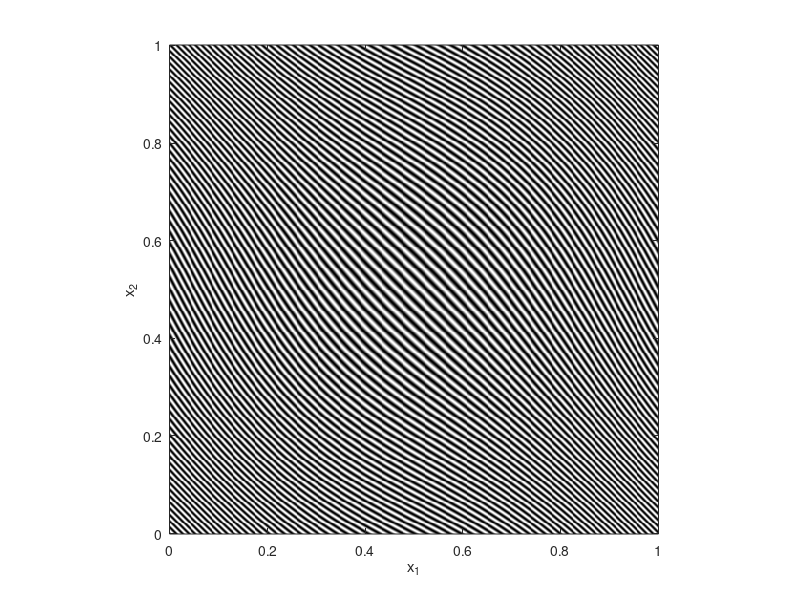
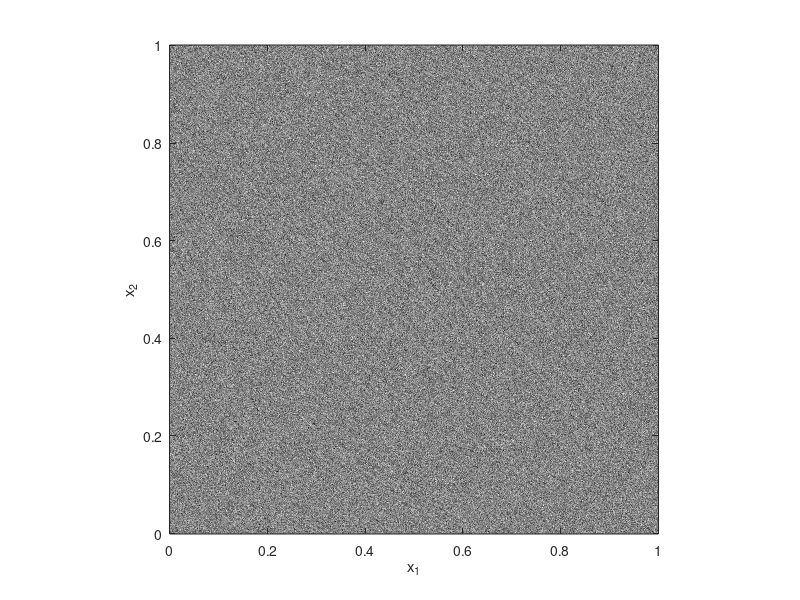

The MATLAB script that drew these images, in order: (Note: this script raises an error after producing the figures.)
% This code tests the robustness of synchrosqueezed curvelet transforms
%
% By Haizhao Yang

close all
clear all

ifclean = 0;
redglobal = 10;
NM = 5;%10;%5
Nx = 512; Ny = 512;
fprintf('sampling rate is %d per unit length in space\n',Nx);
ns = NM*(randn(Nx,Ny)+i*randn(Nx,Ny));

%% Set up parameters for the synchrosqueezed curvelet transform
%set up size of image
%set up size of samples in the space
SPx = 256; SPy = 256;
R_low = 0; R_high = 512/sqrt(2);
%set up the size of samples in [-R_high,R_high]*[-R_high,R_high] in the
%phase domain
NB = 256; %2*NB+1 by 2*NB+1
if NB/2>R_high
    NB = 2*R_high;
end
%set up the smallest size of supports of wave packets
rad = 1;  is_real = 0;  is_unif = 1;  typeNUFFT = 1;  epsl = 1e-2;
N = max(Nx,Ny);

%%set up an image
gdx = [0:Nx-1]/Nx;     gdy = [0:Ny-1]/Ny;    [xo,yo] = ndgrid(gdx,gdy);
fff = zeros(Nx,Ny);
amp = 0.05; F1 = 60; F2 = 60;

xx = xo + amp*sin(2*pi*xo);     yy = yo + amp*sin(2*pi*yo);
f1 = exp(2*pi*i*(+F1*xx +F1*yy));
xx = xo + amp*sin(2*pi*xo);     yy = yo + amp*sin(2*pi*yo);
f2 = exp(2*pi*i*(-F2*xx +F2*yy));

snr = 10*log10((var(f1(:)))/var(ns(:)))

pic = figure;imagesc([0,1],[0,1],real(f1));axis image;colormap (1-gray);xlabel('x_1');ylabel('x_2');axis xy;
pic = figure;imagesc([0,1],[0,1],real(f1+ns));axis image;colormap (1-gray);xlabel('x_1');ylabel('x_2');axis xy;

for band = 0:1
    for tcnt = 1:3
        for scnt = 1:tcnt
            if band
                R_low = 20; R_high = 120;
            else
                R_low = 0; R_high = N/2;
            end
            is_cos = 1;
            t_sc = 1/2 + tcnt/8;
            s_sc = 1/2 + scnt/8;
            t2 = 1;
            
            %% Apply the synchrosqueezed curvelet transform to clean data
            
            if ifclean
                fff = f1;
                
                red = 1;
                [ccc aaa bbb] = gdct_fwd_red2(fff,is_real,[SPx SPy],R_high,R_low,rad,is_cos,t_sc,s_sc,red,t2);
                
                ncl = numel(ccc);
                t1 = size(ccc{1}{1},1);
                nclp = 0;
                for g = 1:ncl
                    nclp = nclp + numel(ccc{g});
                end
                cc = zeros(t1,t2,nclp);
                aa = zeros(t1,t2,nclp);
                bb = zeros(t1,t2,nclp);
                cnt_nclp = 1;
                for g=1:ncl
                    [szmccc,sznccc] = size(ccc{g});
                    for cnt1 = 1:szmccc
                        for cnt2 = 1:sznccc
                            temp = ccc{g}{cnt1,cnt2};
                            cc(:,:,cnt_nclp) = temp(:,t2);
                            temp = aaa{g}{cnt1,cnt2};
                            aa(:,:,cnt_nclp) = temp(:,t2);
                            temp = bbb{g}{cnt1,cnt2};
                            bb(:,:,cnt_nclp) = temp(:,t2);
                            cnt_nclp = cnt_nclp + 1;
                        end
                    end
                end
                clear aaa bbb ccc;
                kk1 = zeros(size(cc));
                kk2 = zeros(size(cc));
                gud = find(abs(cc)>epsl);
                kk1(gud) = aa(gud)./cc(gud) / (2*pi*i);
                kk2(gud) = bb(gud)./cc(gud) / (2*pi*i);
                kk1 = (real(kk1));
                kk2 = (real(kk2));
                clear aa bb;
                EXT = 10^10;
                temp = ones(size(cc))*EXT;
                dist = sqrt(kk1.^2+kk2.^2);
                good = find(dist<=R_high & abs(kk1)<N/2 & abs(kk2)<N/2 & dist>=R_low);
                clear dist;
                temp(good) = kk1(good);
                kk1 = temp;
                temp(good) = kk2(good);
                kk2 = temp;
                clear good temp;
                
                WB = N/NB;
                ss_energy = zeros(t1,t2,NB,NB);
                for a=1:t1
                    for b=1:t2
                        tc = cc(a,b,:);
                        tk1 = kk1(a,b,:);
                        tk2 = kk2(a,b,:);
                        tc = tc(:);
                        gud = find(tk1<EXT);
                        tk1 = tk1(gud);
                        tk2 = tk2(gud);
                        for g=1:length(gud)
                            loc1 = floor((tk1(g)+N/2)/WB)+1;
                            loc2 = floor((tk2(g)+N/2)/WB)+1;
                            ss_energy(a,b,loc1,loc2) = ss_energy(a,b,loc1,loc2) + abs(tc(gud(g))).^2;
                        end
                    end
                end
                clear kk1 kk2 cc;
                keep = (ss_energy>min(0.1*NM^2,0));
                ss_energy(~(keep==1)) = 0;
                clear keep;
                
                kb1 = sum(ss_energy,4);
                kb1 = permute(kb1,[1 3 2]);
                kb1 = transpose(kb1(:,:,1));
                pic = figure;imagesc([0,1],[-N/2,N/2],kb1);axis square;axis xy;
                xlabel('x1');            ylabel('k1'); colorbar;%colormap (1-gray);
                title('energy distribution of clean data, red=1');
            end
            
            %% Apply the synchrosqueezed curvelet transform to noisy data
            fff = ns;%(f1+ns);
            
            red = 1;
            [ccc aaa bbb] = gdct2_fwd_red2(fff,is_real,[SPx SPy],R_high,R_low,rad,is_cos,t_sc,s_sc,red,t2);
            
            ncl = numel(ccc);
            t1 = size(ccc{1}{1},1);
            nclp = 0;
            for g = 1:ncl
                nclp = nclp + numel(ccc{g});
            end
            cc = zeros(t1,t2,nclp);
            aa = zeros(t1,t2,nclp);
            bb = zeros(t1,t2,nclp);
            cnt_nclp = 1;
            for g=1:ncl
                [szmccc,sznccc] = size(ccc{g});
                for cnt1 = 1:szmccc
                    for cnt2 = 1:sznccc
                        temp = ccc{g}{cnt1,cnt2};
                        cc(:,:,cnt_nclp) = temp(:,t2);
                        temp = aaa{g}{cnt1,cnt2};
                        aa(:,:,cnt_nclp) = temp(:,t2);
                        temp = bbb{g}{cnt1,cnt2};
                        bb(:,:,cnt_nclp) = temp(:,t2);
                        cnt_nclp = cnt_nclp + 1;
                    end
                end
            end
            clear aaa bbb ccc;
            kk1 = zeros(size(cc));
            kk2 = zeros(size(cc));
            gud = find(abs(cc)>epsl);
            kk1(gud) = aa(gud)./cc(gud) / (2*pi*i);
            kk2(gud) = bb(gud)./cc(gud) / (2*pi*i);
            kk1 = (real(kk1));
            kk2 = (real(kk2));
            clear aa bb;
            EXT = 10^10;
            temp = ones(size(cc))*EXT;
            dist = sqrt(kk1.^2+kk2.^2);
            good = find(dist<=R_high & abs(kk1)<N/2 & abs(kk2)<N/2 & dist>=R_low);
            clear dist;
            temp(good) = kk1(good);
            kk1 = temp;
            temp(good) = kk2(good);
            kk2 = temp;
            clear good temp;
            
            WB = N/NB;
            ss_energy = zeros(t1,t2,NB,NB);
            for a=1:t1
                for b=1:t2
                    tc = cc(a,b,:);
                    tk1 = kk1(a,b,:);
                    tk2 = kk2(a,b,:);
                    tc = tc(:);
                    gud = find(tk1<EXT);
                    tk1 = tk1(gud);
                    tk2 = tk2(gud);
                    for g=1:length(gud)
                        loc1 = floor((tk1(g)+N/2)/WB)+1;
                        loc2 = floor((tk2(g)+N/2)/WB)+1;
                        ss_energy(a,b,loc1,loc2) = ss_energy(a,b,loc1,loc2) + abs(tc(gud(g))).^2;
                    end
                end
            end
            clear kk1 kk2 cc;
            keep = (ss_energy>min(0.1*NM^2,0));
            ss_energy(~(keep==1)) = 0;
            clear keep;
            
            kb1 = sum(ss_energy,4);
            kb1 = permute(kb1,[1 3 2]);
            kb1 = transpose(kb1(:,:,1));
            %close all;
            pic = figure;imagesc([0,1],[-N/2,N/2],kb1);axis square;axis xy;
            xlabel('x1');            ylabel('k1'); colorbar;
            title('energy distribution of noisy data, red=1');
            
            
            %% Apply the synchrosqueezed curvelet transform to noisy data
            red = redglobal;
            
            [ccc aaa bbb] = gdct2_fwd_red2(fff,is_real,[SPx SPy],R_high,R_low,rad,is_cos,t_sc,s_sc,red,t2);
            
            ncl = numel(ccc);
            t1 = size(ccc{1}{1},1);
            nclp = 0;
            for g = 1:ncl
                nclp = nclp + numel(ccc{g});
            end
            cc = zeros(t1,t2,nclp);
            aa = zeros(t1,t2,nclp);
            bb = zeros(t1,t2,nclp);
            cnt_nclp = 1;
            for g=1:ncl
                [szmccc,sznccc] = size(ccc{g});
                for cnt1 = 1:szmccc
                    for cnt2 = 1:sznccc
                        temp = ccc{g}{cnt1,cnt2};
                        cc(:,:,cnt_nclp) = temp(:,t2);
                        temp = aaa{g}{cnt1,cnt2};
                        aa(:,:,cnt_nclp) = temp(:,t2);
                        temp = bbb{g}{cnt1,cnt2};
                        bb(:,:,cnt_nclp) = temp(:,t2);
                        cnt_nclp = cnt_nclp + 1;
                    end
                end
            end
            clear aaa bbb ccc;
            kk1 = zeros(size(cc));
            kk2 = zeros(size(cc));
            gud = find(abs(cc)>epsl);
            kk1(gud) = aa(gud)./cc(gud) / (2*pi*i);
            kk2(gud) = bb(gud)./cc(gud) / (2*pi*i);
            kk1 = (real(kk1));
            kk2 = (real(kk2));
            clear aa bb;
            EXT = 10^10;
            temp = ones(size(cc))*EXT;
            dist = sqrt(kk1.^2+kk2.^2);
            good = find(dist<=R_high & abs(kk1)<N/2 & abs(kk2)<N/2 & dist>=R_low);
            clear dist;
            temp(good) = kk1(good);
            kk1 = temp;
            temp(good) = kk2(good);
            kk2 = temp;
            clear good temp;
            
            WB = N/NB;
            ss_energy = zeros(t1,t2,NB,NB);
            for a=1:t1
                for b=1:t2
                    tc = cc(a,b,:);
                    tk1 = kk1(a,b,:);
                    tk2 = kk2(a,b,:);
                    tc = tc(:);
                    gud = find(tk1<EXT);
                    tk1 = tk1(gud);
                    tk2 = tk2(gud);
                    for g=1:length(gud)
                        loc1 = floor((tk1(g)+N/2)/WB)+1;
                        loc2 = floor((tk2(g)+N/2)/WB)+1;
                        ss_energy(a,b,loc1,loc2) = ss_energy(a,b,loc1,loc2) + abs(tc(gud(g))).^2;
                    end
                end
            end
            clear kk1 kk2 cc;
            keep = (ss_energy>min(0.1*NM^2,0));
            ss_energy(~(keep==1)) = 0;
            clear keep;
            
            kb1 = sum(ss_energy,4);
            kb1 = permute(kb1,[1 3 2]);
            kb1 = transpose(kb1(:,:,1));
            %close all;
            pic = figure;imagesc([0,1],[-N/2,N/2],kb1);axis square;axis xy;
            xlabel('x1');            ylabel('k1'); colorbar;
            head = sprintf('energy distribution of noisy data, red=%d',red);
            title(head);%colormap (1-gray);
            
            %% Apply the synchrosqueezed curvelet transform to noisy data
            
            [ccc aaa bbb] = gdct2_fwd_red2(fff,is_real,[SPx SPy],R_high,R_low,rad,is_cos,t_sc,s_sc,red,t2);
            
            ncl = numel(ccc);
            t1 = size(ccc{1}{1},1);
            nclp = 0;
            for g = 1:ncl
                nclp = nclp + numel(ccc{g});
            end
            t2 = 1;
            cc = zeros(t1,t2,nclp);
            aa = zeros(t1,t2,nclp);
            bb = zeros(t1,t2,nclp);
            cnt_nclp = 1;
            for g=1:ncl
                [szmccc,sznccc] = size(ccc{g});
                for cnt1 = 1:szmccc
                    for cnt2 = 1:sznccc
                        temp = ccc{g}{cnt1,cnt2};
                        cc(:,1,cnt_nclp) = temp(:,t2);
                        temp = aaa{g}{cnt1,cnt2};
                        aa(:,1,cnt_nclp) = temp(:,t2);
                        temp = bbb{g}{cnt1,cnt2};
                        bb(:,1,cnt_nclp) = temp(:,t2);
                        cnt_nclp = cnt_nclp + 1;
                    end
                end
            end
            clear aaa bbb ccc;
            WB = N/NB;
            ss_energy = zeros(t1,t2,NB,NB);
            EXT = 10^10;
            for a=1:t1
                for b=1:t2
                    gud = find(abs(cc(a,b,:))>epsl);
                    temp = abs(cc(a,b,gud));
                    temp = temp(:)';
                    [val ord] = sort(temp,'descend');
                    nb = ceil(length(gud)*0.1);
                    nb = 1;
                    pos = (ord(1:nb));
                    kk1 = real(sum(aa(a,b,gud(pos)))./sum(cc(a,b,gud(pos))) / (2*pi*i));
                    kk2 = real(sum(bb(a,b,gud(pos)))./sum(cc(a,b,gud(pos))) / (2*pi*i));
                    dist = sqrt(kk1.^2+kk2.^2);
                    if ~(dist<=R_high & abs(kk1)<N/2 & abs(kk2)<N/2 & dist>=R_low);
                        kk1 = EXT;
                        kk2 = EXT;
                    end
                    
                    if kk1<EXT
                        tc = cc(a,b,gud(pos));
                        tc = tc(:)';
                        loc1 = floor((kk1+N/2)/WB)+1;
                        loc2 = floor((kk2+N/2)/WB)+1;
                        ss_energy(a,b,loc1,loc2) = ss_energy(a,b,loc1,loc2) + sum(abs(tc).^2);
                    end
                end
            end
            clear aa bb dist good temp kk1 kk2 cc;
            keep = (ss_energy>min(0.1*NM^2,0));
            ss_energy(~(keep==1)) = 0;
            clear keep;
            
            kb1 = sum(ss_energy,4);
            kb1 = permute(kb1,[1 3 2]);
            kb1 = transpose(kb1(:,:,1));
            %close all;
            pic = figure;imagesc([0,1],[-N/2,N/2],kb1);axis square;axis xy;
            xlabel('x1');            ylabel('k1'); colorbar;
            head = sprintf('energy distribution of noisy data, red=%d, largest',red);
            title(head);%colormap (1-gray);
            
            %close all;
        end
    end
end